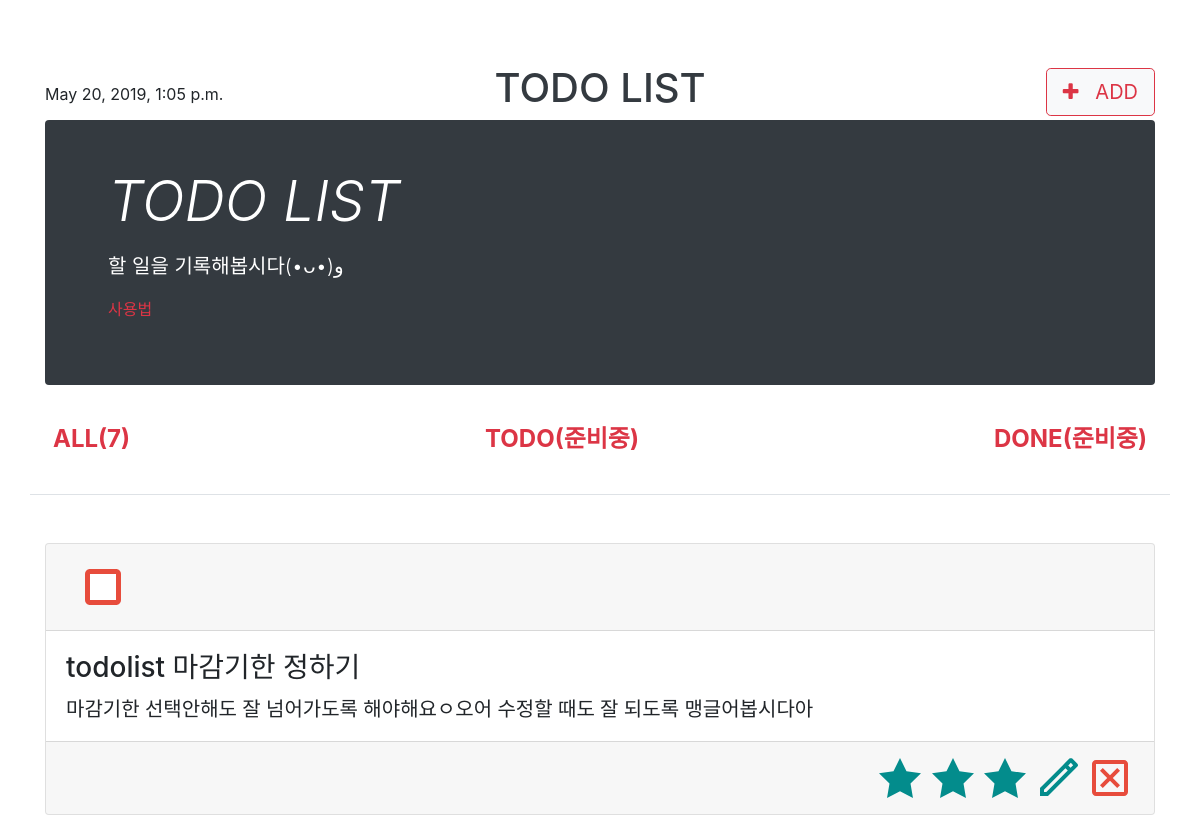
Before: / (upper part) with the older database file.
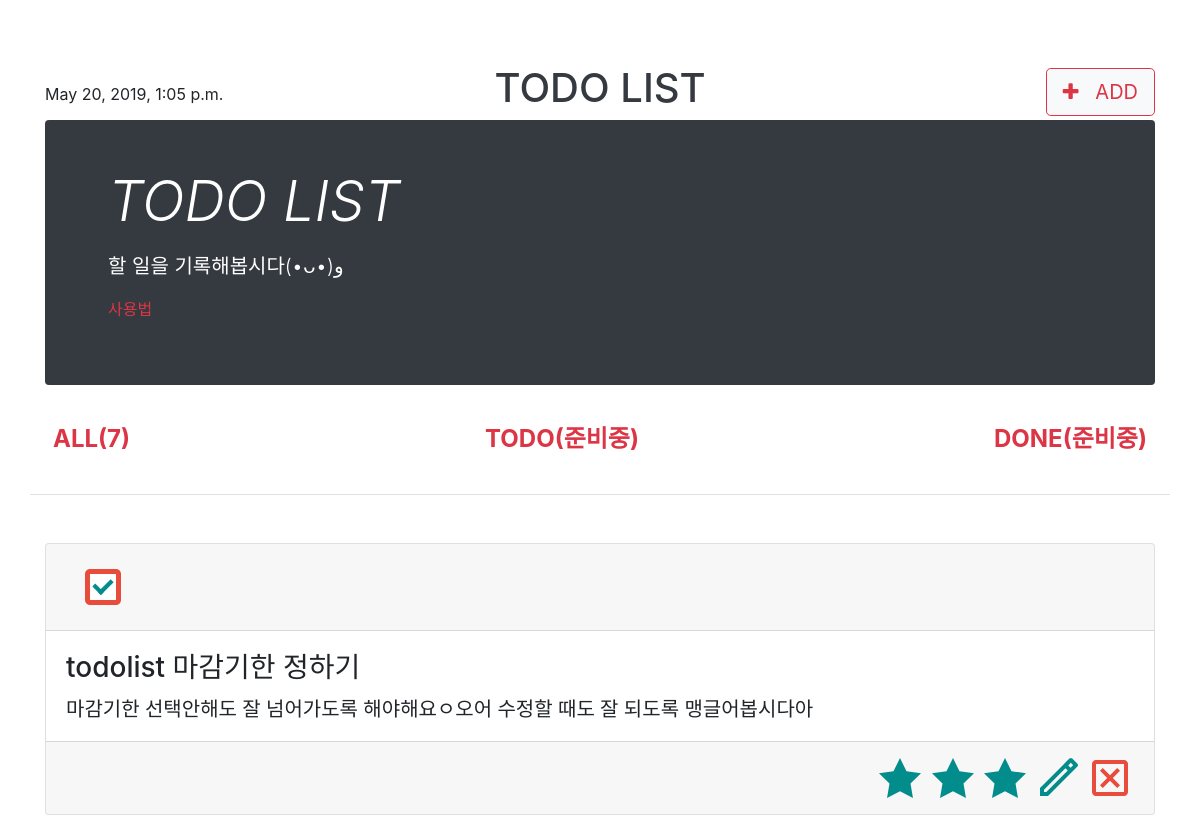
After: the same page with the newer database file.
### todolistapp/models.py (models this page shows, shortened)
class Todolist(models.Model):
    title = models.CharField(max_length=50)
    content = models.TextField(blank=True)
    done = models.BooleanField(default=False)
    due_date = models.DateField(blank=True, null=True)
    level = models.CharField(max_length=5, default=None, blank=True, null=True)
    def overdue(self):
        if self.due_date and datetime.date.today() > self.due_date:
            return True

### todolistapp/views.py (the view)
# urls.py: path('', todolistapp.views.todolist, name='todolist'),
def todolist(request):
    today = timezone.datetime.now()
    todolists = Todolist.objects
    return render(request, 'todolist.html', {'todolists':todolists, 'today':today})

### todolistapp/templates/todolist.html (shortened to what this page needs)
{% extends 'base.html'%}
{% block contents %}
<main role="main" class="container">
    <div class="row">
        <div class="col-md-12">
        {% for todolist in todolists.all %}
        <div class="card mb-3">
            <div class="card-header">
                <div class="row">
                <div class="col-8">
                {% if todolist.done is False %}
                    <form action="{% url 'todolist_done' todolist.id %}">
                        <button class="btn btn-link" type="submit" name="done">
                        </button>
                    </form>
                {% else %}
                    <form action="{% url 'todolist_done' todolist.id %}">
                        <button class="btn btn-link" type="submit" name="done">
                        </button>
                    </form>
                {% endif %}
                </div>
                <h3 class="col-4 text-right">
                </h3>
                </div>
            </div>
            <div class="card-body">
                <h3 class="card-title">{{todolist.title}}</h3>
                <h5 class="card-text">{{todolist.content}}</h5>
            </div>
            <div class="card-footer text-right">
                <a href="{% url 'edit' todolist.id %}">
                </a>
                <a href="{% url 'destroy' todolist.id %}">
                </a>
            </div>
        </div>
        {% endfor %}
        </div>
    </div>
</main>
{% endblock %}

### todolistapp/templates/base.html (shortened to what this page needs)
<!doctype html>
<html lang="en">
<head>
    <link rel="stylesheet" href="https://stackpath.bootstrapcdn.com/bootstrap/4.1.3/css/bootstrap.min.css">
    <link href="https://stackpath.bootstrapcdn.com/font-awesome/4.7.0/css/font-awesome.min.css" rel="stylesheet">
    <link href="/docs/4.3/dist/css/bootstrap.min.css" rel="stylesheet">
</head>
<body>
    <div class="container mt-5 mb-5 py-3 border-bottom">
    <div class="row flex-nowrap justify-content-between align-items-center">
        <div class="col-4 pt-1">{{today}}</div>
        <div class="col-4 text-center">
            <a class="text-dark" href="{% url 'todolist' %}"><h1>TODO LIST</h1></a>
        </div>
        <div class="col-4 d-flex justify-content-end align-items-center">
                <a href="{% url 'new' %}" class="btn btn-light btn-outline-danger btn-lg" role="button"><i class="fa fa-plus"></i>&nbsp&nbsp&nbspADD</a>
        </div>
    </div>
    <div class="jumbotron p-4 p-md-5 text-white rounded bg-dark">
        <div class="col-md-6">
            <h1 class="display-4 font-italic">TODO LIST</h1>
            <p class="lead my-3">할 일을 기록해봅시다(•ᴗ•)و<br></p>
            <p class="lead mb-0">
                <p>
                    <a class="text-danger" data-toggle="collapse" href="#collapseExample" role="button" aria-expanded="false" aria-controls="collapseExample">
                        사용법
                    </a>
                </p>
            </p>
        </div>
    </div>
    <div class="nav-scroller py-2 mb-2">
        <nav class="nav d-flex justify-content-between">
            <h4><a class="p-2 text-danger font-weight-bold" href="{% url 'todolist' %}">ALL({{todolists.count}})</a></h5>
            <h4><a class="p-2 text-danger font-weight-bold" href="#">TODO(준비중)</a></h5>
            <h4><a class="p-2 text-danger font-weight-bold" href="#">DONE(준비중)</a></h5>
        </nav>
    </div>
    </div>
{% block contents %}
{% endblock %}
</body>
</html>

Changed rows visible on the page:
changed Todolist "todolist 마감기한 정하기": done False → True (drawn)
